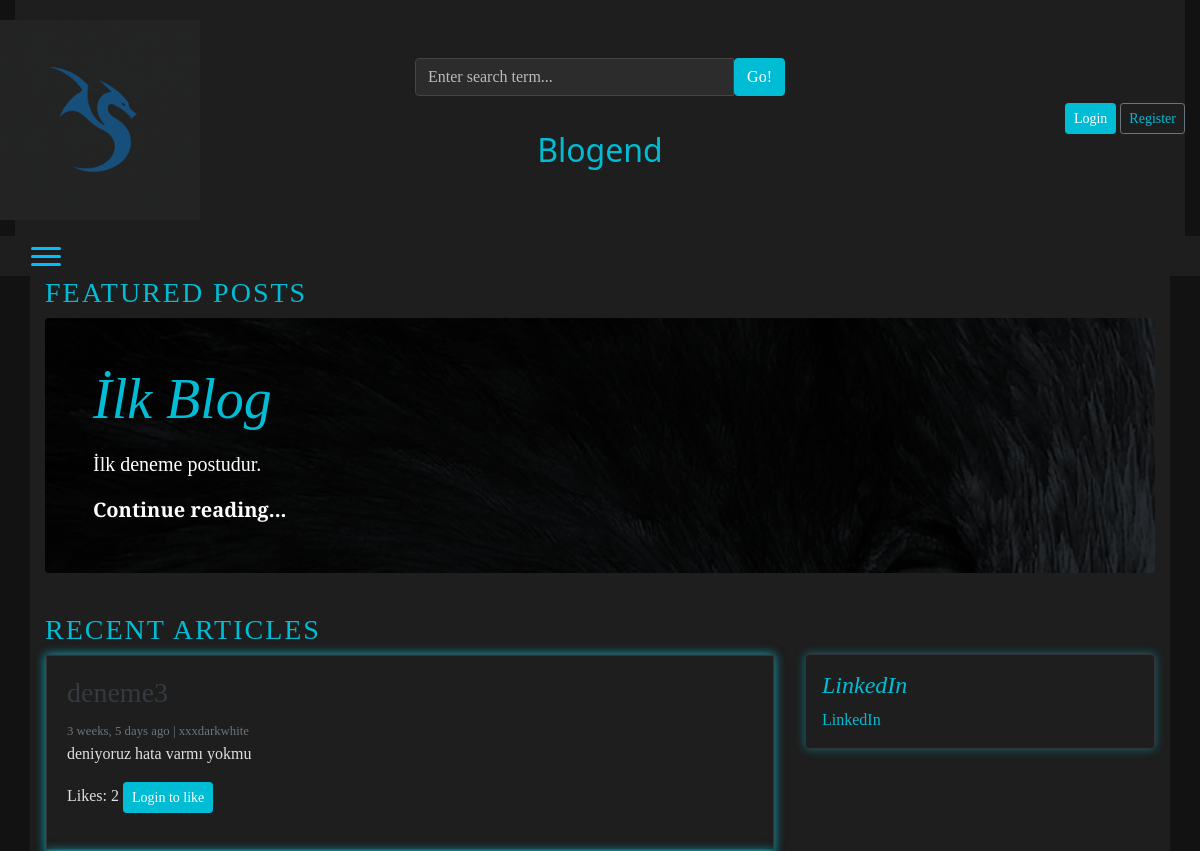
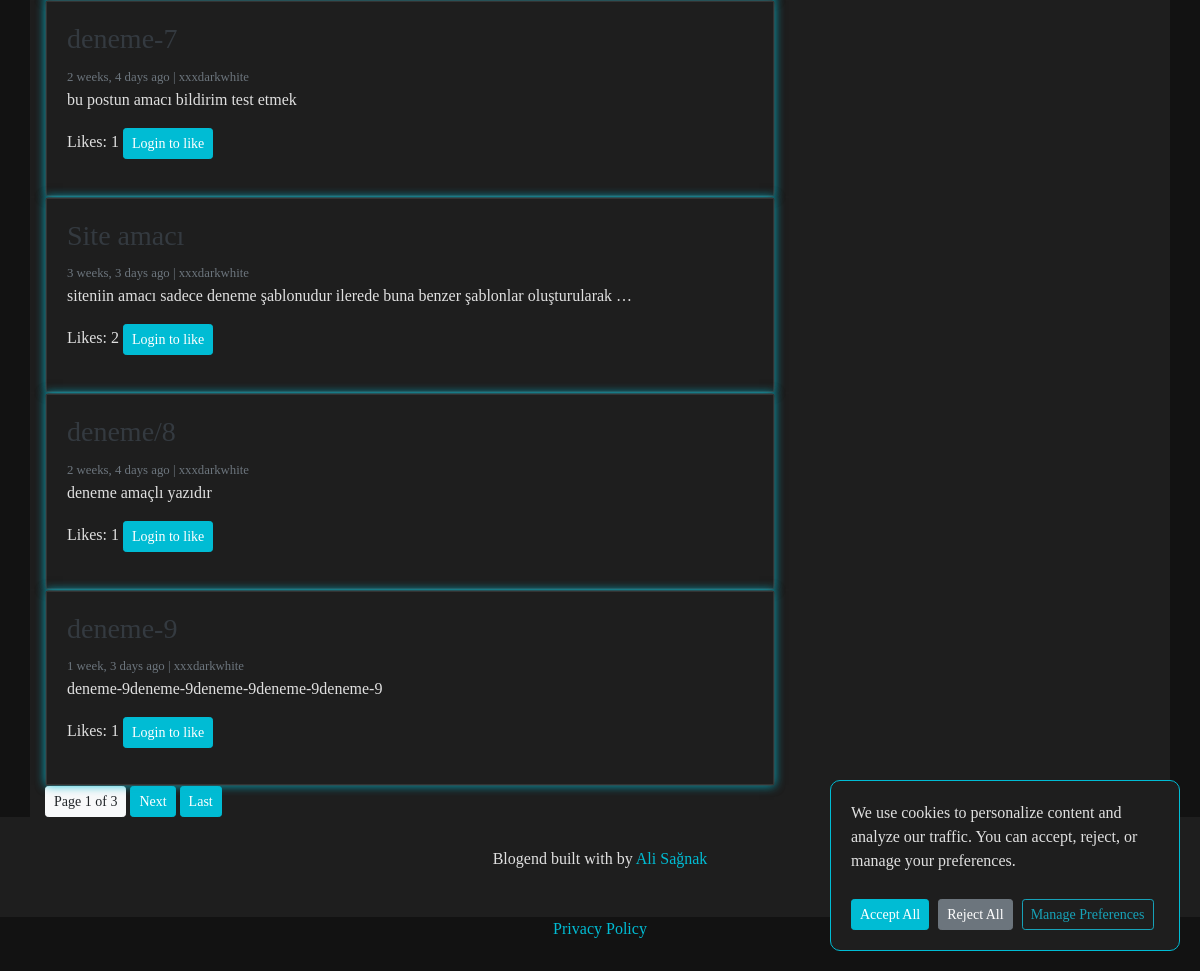
The page / on the database its author committed (2 pictures, top to bottom).
### blogs/models.py (models this page shows, shortened)
class Blog(models.Model):
        title = models.CharField(max_length=100)
        slug = models.SlugField(max_length=100, unique=True, blank=True)
        category = models.ForeignKey(Category, on_delete=models.CASCADE)
        author = models.ForeignKey(User, on_delete=models.CASCADE)
        featured_image = models.ImageField(upload_to="uploads/%Y/%m/%d")
        short_description = models.TextField(max_length=500)
        blog_body =  models.TextField(max_length=2000)
        status = models.CharField(max_length=20, choices=STATUS_CHOCİES, default="Draft")
        is_featured = models.BooleanField(default=False)
        created_at = models.DateTimeField(auto_now_add=True)
        updated_at = models.DateTimeField(auto_now=True)
        likes = models.ManyToManyField(User, related_name='liked_posts', blank=True)
        view_count = models.IntegerField(default=0)

### blog_main/views.py (the view)
# urls.py: 2. Add a URL to urlpatterns:  path('', views.home, name='home')
def home(request):
    featured_posts = Blog.objects.filter(is_featured=True, status="Published").order_by("-updated_at")
    recent_posts_list = Blog.objects.filter(is_featured=False, status="Published").order_by("-updated_at")
    paginator = Paginator(recent_posts_list, 5)  # 5'erli sayfa
    page_number = request.GET.get('page')
    page_obj = paginator.get_page(page_number)
    context = {
        "featured_posts": featured_posts,
        "page_obj": page_obj,
    }
    return render(request, "home.html", context)

### blogs/context_processors.py (called while the page is built)
def get_categories(request):
    categories=Category.objects.all()
    return dict(categories=categories)

def get_social_links(request):
    social_links=SocialLink.objects.all()
    return dict(social_links=social_links)

### templates/home.html (shortened to what this page needs)
{% extends "base.html" %}
{% block content %}
{% for post in featured_posts %}
    {% if forloop.first %}
    <h3 class="text-uppercase text-warning" style="letter-spacing: 2px;">Featured Posts</h3>
    <div class="jumbotron p-3 p-md-5 text-white rounded bg-dark" style="background-image: url({{ post.featured_image.url }}); background-blend-mode: overlay; background-size: cover;">
        <div class="col-md-8 px-0">
            <h1 class="display-4 font-italic">{{ post.title }}</h1>
            <p class="lead my-3">{{ post.short_description|truncatewords:10 }}</p>
            <p class="lead mb-0"><a href="{% url 'blogs' post.slug %}" class="text-white font-weight-bold">Continue reading...</a></p>
        </div>
    </div>
    {% endif %}
{% endfor %}
<h3 class="text-uppercase text-warning" style="letter-spacing: 2px;">Recent Articles</h3>
<div class="row">
    <div class="col-md-8 blog-main">
        {% for post in page_obj %}
        <div class="card border-0">
            <div class="card-body">
                <h3><a href="{% url 'blogs' post.slug %}" class="text-dark">{{ post.title }}</a></h3>
                <small class="mb-1 text-muted">{{ post.created_at|timesince }} ago | {{ post.author }}</small>
                <p class="card-text">{{ post.short_description|truncatewords:10 }}</p>
                <p>
                    Likes: {{ post.likes.count }}
                    {% if user.is_authenticated %}
                        {% if user in post.likes.all %}
                            <span class="liked-badge">
                                <i class="fa fa-heart"></i> You liked this
                            </span>
                        {% else %}
                            <a href="{% url 'like_post' post.slug %}" class="btn btn-sm btn-primary">Like</a>
                        {% endif %}
                    {% else %}
                        <a href="{% url 'login' %}" class="btn btn-sm btn-primary">Login to like</a>
                    {% endif %}
                </p>
            </div>
        </div>
        {% endfor %}
        <div class="pagination">
            <span class="step-links">
                <span class="current btn btn-light btn-sm">
                    Page {{ page_obj.number }} of {{ page_obj.paginator.num_pages }}
                </span>
                {% if page_obj.has_next %}
                    <a href="?page={{ page_obj.next_page_number }}" class="btn btn-warning btn-sm">Next</a>
                    <a href="?page={{ page_obj.paginator.num_pages }}" class="btn btn-warning btn-sm">Last</a>
                {% endif %}
            </span>
        </div>
    </div>
    <aside class="col-md-4 blog-sidebar">
        <div class="p-3 mb-3 bg-light rounded">
            <h4 class="font-italic">LinkedIn</h4>
            <p class="mb-0">
                <a href="https://www.linkedin.com/in/ali-sagnak" target="_blank">LinkedIn</a>
            </p>
        </div>
    </aside>
</div>
{% endblock %}

### templates/base.html (shortened to what this page needs)
{% load static %}
<!DOCTYPE html>
<html lang="en">
<head>
    <link href="https://getbootstrap.com/docs/4.0/dist/css/bootstrap.min.css" rel="stylesheet">
    <link href="{% static "css/blog.css" %}" rel="stylesheet">
    <link rel="stylesheet" href="https://cdnjs.cloudflare.com/ajax/libs/font-awesome/4.7.0/css/font-awesome.min.css">
</head>
<body>
<div id="main-content" style="display:none;">
<div class="container-fluid">
    <header class="blog-header py-3">
        <div class="row flex-nowrap justify-content-between align-items-center">
            <div class="col-4 pt-1" style="padding-left: 0;">
                <a class="blog-header-logo text-dark" href="{% url 'home' %}">
                    <img src="{% static 'images/ejderha_logo.png' %}" alt="Blogend" style="height: 200px; margin-left: 0;">
                </a>
            </div>
            <div class="col-4">
                <form action="{% url "search" %}" method="GET">
                    <div class="input-group">
                        <input class="form-control" type="text" name="keyword" value="{{ keyword }}" placeholder="Enter search term..." aria-label="Enter search term..." aria-describedby="button-search" />
                        <button type="submit" class="btn btn-warning" id="button-search" type="button">Go!</button>
                    </div>
                </form>
                <div style="text-align: center; margin-top: 35px;">
                    <a href="{% url 'home' %}" style="text-decoration: none;">
                        <h2 class="blogend-pulse">Blogend</h2>
                    </a>
                </div>
            </div>
            <div class="col-4 d-flex justify-content-end align-items-center" style="margin-right: 20px;">
                {% if not user.is_authenticated %}
                <a class="btn btn-sm btn-warning" href="{% url "login" %}">Login</a> &nbsp;
                <a class="btn btn-sm btn-outline-secondary" href="{% url "register" %}">Register</a>
                {% else %}
                <a href="{% url 'dashboard' %}" class="btn btn-warning text-white">Dashboard</a>
                &emsp;
                <a href="{% url 'logout' %}" class="btn btn-warning text-white">Logout</a>
                {% endif %}
            </div>
        </div>
    </header>
</div>
<nav class="navbar navbar-light bg-light">
  <div class="container-fluid">
    <button class="navbar-toggler" type="button" data-bs-toggle="collapse" data-bs-target="#navbarMenu"
      aria-controls="navbarMenu" aria-expanded="false" aria-label="Toggle navigation">
      <span class="toggler-line"></span>
      <span class="toggler-line"></span>
      <span class="toggler-line"></span>
    </button>
  </div>
</nav>
<div class="container">
    {% block content %}{% endblock %}
</div>
<footer class="blog-footer">
    <p>Blogend built with by <a href="{% url 'about' %}">Ali Sağnak</a></p>
</footer>
</div>
<div style="text-align: center; margin-bottom: 30px;">
    <a href="/privacy-policy/" style="color: #00bcd4; text-decoration: none;">Privacy Policy</a>
</div>
<div id="cookieModal" class="cookie-modal" style="display:none;">
  <p>We use cookies to personalize content and analyze our traffic. You can accept, reject, or manage your preferences.</p>
  <button class="btn btn-primary btn-sm" onclick="acceptCookies()">Accept All</button>
  <button class="btn btn-secondary btn-sm" onclick="declineCookies()">Reject All</button>
  <button class="btn btn-outline-info btn-sm" onclick="managePreferences()">Manage Preferences</button>
</div>
</body>
</html>

### blog_main/static/css/blog.css (style rules this page uses)
body { background-color: #121212 !important; color: #e0e0e0 !important; font-family: "Playfair Display", Georgia, "Times New Roman", serif; }
.blog-header, .navbar, .navbar-collapse, .container, .navbar-brand, .nav-item, .nav-link { background-color: #1e1e1e !important; color: #e0e0e0 !important; }
.blog-header-logo:hover, h1, h2, h3, h4, h5, h6, a, .btn-warning, .btn-primary, .pagination .btn-warning, .pagination .btn-primary { color: #00bcd4 !important; }
.blog-post, .p-3.bg-light.rounded, .card, .dashboard, .profile, .dashboard-header, .profile-header, .card-body, .content { background-color: #1e1e1e !important; color: #e0e0e0 !important; border: 1px solid #333 !important; box-shadow: 0 0 10px rgba(0, 188, 212, 0.5); }
footer.blog-footer { background-color: #1e1e1e !important; color: #e0e0e0 !important; padding: 30px 20px !important; text-align: center; }
.navbar-toggler { background-color: transparent !important; border: none; display: flex; flex-direction: column; justify-content: space-around; height: 24px; width: 30px; padding: 0; cursor: pointer; }
.toggler-line { width: 100%; height: 3px; background-color: #00BFFF; border-radius: 2px; transition: all 0.3s ease; }
input.form-control { background-color: #2c2c2c; color: #ffffff; border: 1px solid #444; }
input.form-control::placeholder { color: #bbbbbb; }
.btn-warning, .btn-primary, .pagination .btn-warning, .pagination .btn-primary { background-color: #00bcd4 !important; border-color: #00bcd4 !important; color: #ffffff !important; }
h3.text-uppercase.text-warning, .text-warning { color: #00bcd4 !important; }
.blogend-pulse { font-size: 2rem; font-family: 'Playfair Display', serif; animation: pulse-blue 2s infinite; transition: all 0.3s ease-in-out; }

### templates/base.html (style rules this page uses)
.blogend-pulse { font-family: 'Segoe UI', sans-serif; font-size: 2rem; text-align: center; animation: blogend-pulse 2s infinite; transition: all 0.3s ease-in-out; }
.cookie-modal { position: fixed; bottom: 20px; right: 20px; background-color: #1e1e1e; color: #e0e0e0; padding: 20px; border: 1px solid #00bcd4; border-radius: 10px; z-index: 9999; max-width: 350px; }
.cookie-modal button { margin-top: 10px; margin-right: 5px; }

### rows shown on the page
Blog: featured_image (picture), title "İlk Blog", short_description "İlk deneme postudur."
Blog: title "deneme3", created_at "3 weeks, 5 days", author "xxxdarkwhite", short_description "deniyoruz hata varmı yokmu", likes.count "2"
Blog: title "deneme-7", created_at "2 weeks, 4 days", author "xxxdarkwhite", short_description "bu postun amacı bildirim test etmek", likes.count "1"
Blog: title "Site amacı", created_at "3 weeks, 3 days", author "xxxdarkwhite", short_description "siteniin amacı sadece deneme şablonudur ilerede buna benzer şablonlar oluşturularak …", likes.count "2"
Blog: title "deneme/8", created_at "2 weeks, 4 days", author "xxxdarkwhite", short_description "deneme amaçlı yazıdır", likes.count "1"
Blog: title "deneme-9", created_at "1 week, 3 days", author "xxxdarkwhite", short_description "deneme-9deneme-9deneme-9deneme-9deneme-9", likes.count "1"

### other values the page prints
{{ page_obj.number }} "1"
{{ page_obj.paginator.num_pages }} "3"
